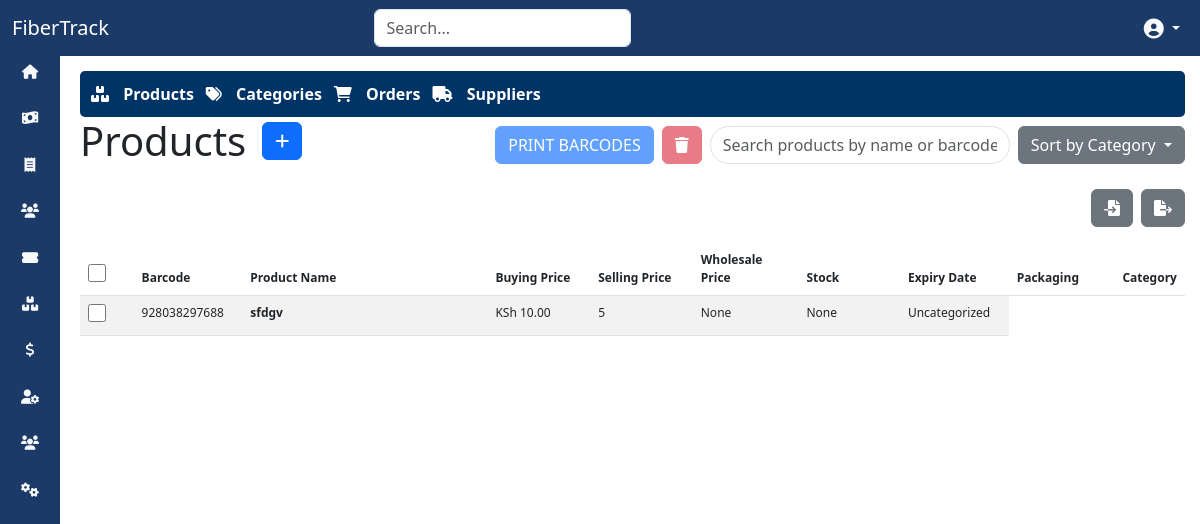
Before: /inventory/ (signed in) with the older database file.
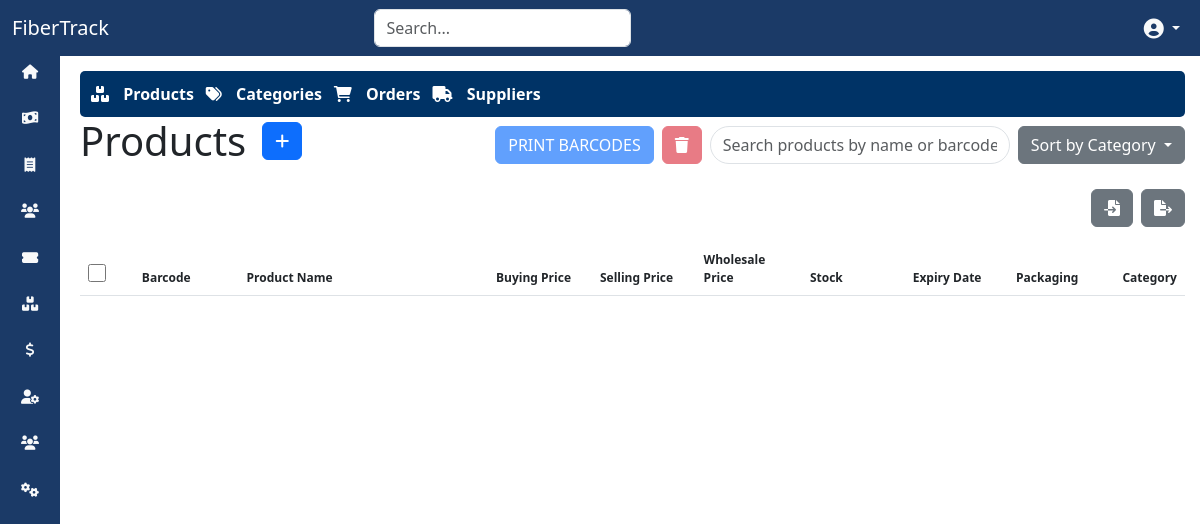
After: the same page with the newer database file.
### inventory/models.py (models this page shows, shortened)
class Product(models.Model):
    name = models.CharField(max_length=255)
    barcode = models.CharField(max_length=255, blank=True, null=True, unique=True)
    buying_price = models.DecimalField(max_digits=10, decimal_places=2, blank=True, null=True)
    selling_price = models.DecimalField(max_digits=10, decimal_places=2, blank=True, null=True)
    wholesale_price = models.DecimalField(max_digits=10, decimal_places=2, blank=True, null=True)  # Optional
    stock_quantity = models.PositiveIntegerField(default=0)
    low_stock_threshold = models.PositiveIntegerField(default=0)  # To trigger low stock alert
    packaging_type = models.CharField(max_length=50, blank=True, null=True)
    expiry_date = models.DateField(blank=True, null=True)
    created_at = models.DateTimeField(auto_now_add=True)
    category = models.ForeignKey(Category, null=True, blank=True, on_delete=models.SET_NULL)

### inventory/views.py (the view)
# urls.py: path('', views.product_list, name='product_list'),
@login_required(login_url='/auth_app/login/')
def product_list(request):
    query = request.GET.get('q', '')
    category_id = request.GET.get('category', 'all')
    if category_id != 'all' and category_id:
        products = Product.objects.filter(category_id=category_id)
    else:
        products = Product.objects.all()
    if query:
        products = products.filter(name__icontains=query) | products.filter(barcode__icontains=query)
    products = products.annotate(total_stock=Sum('batches__quantity'))
    per_page = request.GET.get('per_page', 25)
    paginator = Paginator(products, per_page)
    page_number = request.GET.get('page')
    page_obj = paginator.get_page(page_number)
    categories = Category.objects.all()
    return render(request, 'inventory/product_list.html', {
        'page_obj': page_obj,
        'query': query,
        'per_page': per_page,
        'categories': categories,
        'selected_category': category_id,
    })

### inventory/templates/inventory/product_list.html (shortened to what this page needs)
{% extends 'base.html' %}
{% block content %}
<div>
    {% include 'inventory/inventory_navbar.html' %}
    <div class="d-flex justify-content-between align-items-center">
        <h1 class="d-flex align-items-center">Products
            <button class="btn btn-primary ms-3" data-bs-toggle="modal" data-bs-target="#productModal" title="Add Product">
                <i class="fas fa-plus"></i>
            </button>
        </h1>
        <div class="d-flex align-items-center">
            <button class="btn btn-primary me-2" id="printBarcodesBtn" disabled onclick="printSelectedBarcodes()">
                PRINT BARCODES
            </button>
            <button class="btn btn-danger me-2" id="deleteSelectedBtn" disabled data-bs-toggle="modal" data-bs-target="#deleteModal">
                <i class="fas fa-trash"></i>
            </button>
            <div class="me-2">
                <input type="text" id="live-search" placeholder="Search products by name or barcode" class="form-control rounded-pill" style="width: 300px;">
            </div>
            <div class="dropdown">
                <button class="btn btn-secondary dropdown-toggle" type="button" id="categoryDropdown" data-bs-toggle="dropdown" aria-expanded="false">
                    Sort by Category
                </button>
            </div>
        </div>
    </div>
    <div class="d-flex justify-content-end align-items-center mt-3">
        <button class="btn btn-secondary me-2" data-bs-toggle="modal" data-bs-target="#importProductModal" title="Import Products">
            <i class="fas fa-file-import"></i>
        </button>
        <button class="btn btn-secondary" onclick="window.location.href='{% url 'export_products' %}'" title="Export Products">
            <i class="fas fa-file-export"></i>
        </button>
    </div>
    <form id="bulkDeleteForm" method="post" action="{% url 'delete_selected_products' %}">
        <div class="table-responsive">
            <table class="table table-hover table-striped mt-3" id="productTable" style="font-size: 75%;">
                <thead class="bg-primary text-white">
                    <tr>
                        <th style="width: 5%;"><input type="checkbox" id="select-all"></th>
                        <th style="width: 10%;">Barcode</th>
                        <th style="width: 25%;">Product Name</th>
                        <th style="width: 10%;">Buying Price</th>
                        <th style="width: 10%;">Selling Price</th>
                        <th style="width: 10%;">Wholesale Price</th>
                        <th style="width: 10%;">Stock</th>
                        <th style="width: 10%;">Expiry Date</th>
                        <th style="width: 10%;">Packaging</th>
                        <th style="width: 10%;">Category</th>
                    </tr>
                </thead>
                <tbody id="product-list">
                    {% for product in page_obj %}
                    <tr onclick="window.location.href='{% url 'edit_product' product.id %}'">
                        <td><input type="checkbox" name="selected_products" value="{{ product.id }}" class="product-checkbox" onclick="event.stopPropagation();"></td>
                        <td>{{ product.barcode }}</td>
                        <td style="font-weight: bold;">{{ product.name }}</td>
                        <td>KSh {{ product.buying_price }}</td>
                        <td>{{ product.stock_quantity }}</td>
                        <td>{{ product.expiry_date }}</td>
                        <td>{{ product.packaging_type }}</td>
                        <td>{% if product.category %}{{ product.category.name }}{% else %}Uncategorized{% endif %}</td>
                    </tr>
                    {% endfor %}
                </tbody>
            </table>
        </div>
    </form>
</div>
{% endblock %}

Changed rows visible on the page:
removed Product: barcode "928038297688", name "sfdgv", buying_price "10.00", stock_quantity "5", expiry_date "None", packaging_type "None", shows "Uncategorized"
